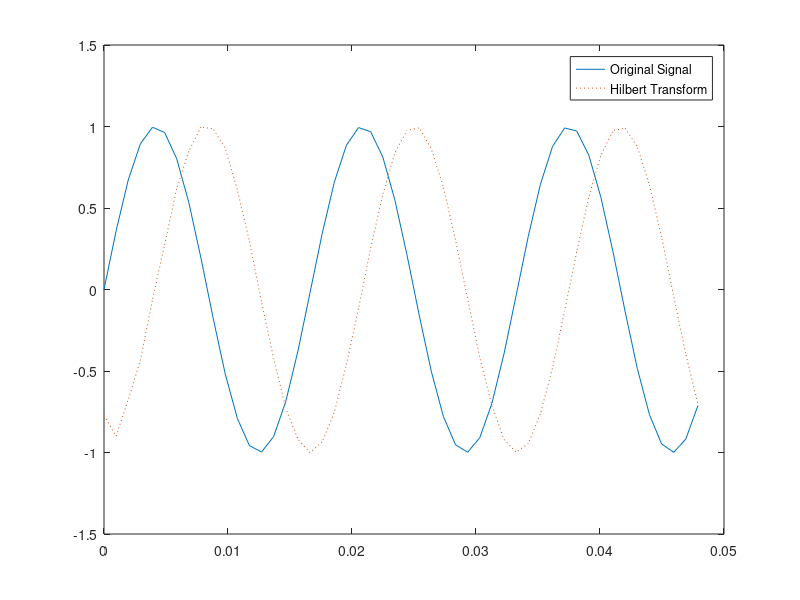

This chart was generated by the following MATLAB code:
clear
t = (0:1/1023:1);
x = sin(2*pi*60*t);
y = hilbert(x);
plot(t(1:50),real(y(1:50)))
hold on
plot(t(1:50),imag(y(1:50)),':')
hold off
legend('Original Signal','Hilbert Transform')
axis([0  0.05 -1.5  1.5])